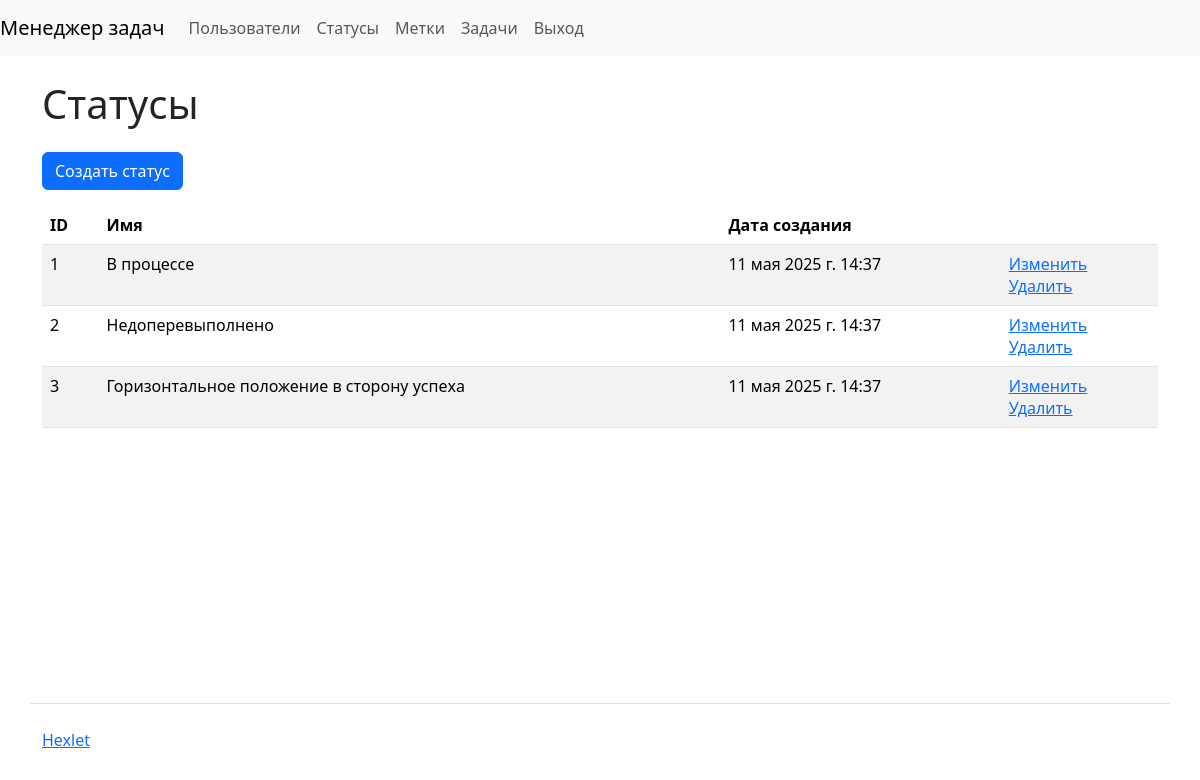
Page /statuses/ (signed in) on the committed database.
### task_manager/statuses/models.py (models this page shows)
class Status(models.Model):
    name = models.CharField(max_length=100, blank=False, unique=True)
    created_at = models.DateTimeField(auto_now_add=True)
    def __str__(self):
        return self.name

### task_manager/statuses/views.py (the view)
# urls.py: path('', views.ShowStatuses.as_view(), name='statuses'),
class ShowStatuses(CustomLoginRequiredMixin, ListView):
    model = Status
    template_name = 'statuses/statuses_index.html'
    context_object_name = 'statuses'
    allow_empty = True

### task_manager/users/mixins.py (called while the page is built)
    def dispatch(self, request, *args, **kwargs):
        if not self.request.user.is_authenticated:
            return redirect_to_login(
                self.request.get_full_path(),
                self.get_login_url(),
                self.get_redirect_field_name()
            )
        return super().dispatch(request, *args, **kwargs)

### task_manager/statuses/templates/statuses/statuses_index.html
{% extends 'base.html' %}
{% load django_bootstrap5 %}
{% load i18n %}
{% block content %}
<h1 class="my-4">{% translate 'Statuses' %}</h1>
<a class="btn btn-primary mb-3" href="{% url 'statuses:create_status' %}">{% translate 'Create status' %}</a>
<table class="table table-striped">
    <thead>
      <tr>
        <th>{% translate 'ID' %}</th>
        <th>{% translate 'Name' %}</th>
        <th>{% translate 'Date of creation' %}</th>
        <th></th>
      </tr>
    </thead>
    <tbody>
        {% for status in statuses %}
        <tr>
          <td>{{ status.pk }}</td>
          <td>{{ status }}</td>
          <td>{{ status.created_at }}</td>
          <td>
            <a href="{% url 'statuses:update_status' pk=status.pk %}">{% translate 'Edit' %}</a>
            <br>
            <a href="{% url 'statuses:delete_status' pk=status.pk %}">{% translate 'Delete' %}</a>
          </td>
        </tr>
        {% endfor %}
    </tbody>
  </table>
  {% endblock %}

### rows in the picture
Status: pk "1", name "В процессе", created_at "11 мая 2025 г. 14:37"
Status: pk "2", name "Недоперевыполнено", created_at "11 мая 2025 г. 14:37"
Status: pk "3", name "Горизонтальное положение в сторону успеха", created_at "11 мая 2025 г. 14:37"
